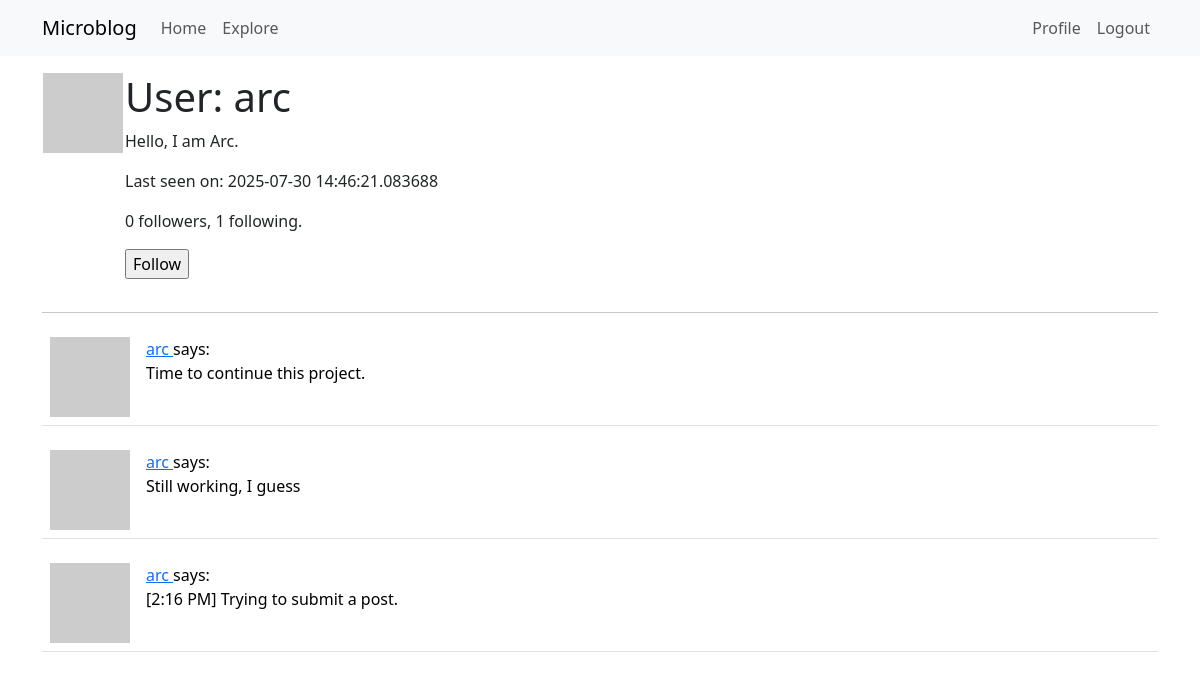
The app's page /user/arc (signed in) with its own data.
### app/models.py (models this page shows, shortened)
class User(UserMixin, db.Model):
    id: so.Mapped[int] = so.mapped_column(primary_key = True)
    username: so.Mapped[str] = so.mapped_column(sa.String(64), index=True, unique=True)
    email: so.Mapped[str] = so.mapped_column(sa.String(120), index=True, unique=True)
    password_hash: so.Mapped[Optional[str]] = so.mapped_column(sa.String(256))
    posts: so.WriteOnlyMapped['Post'] = so.relationship(back_populates='author')
    about_me: so.Mapped[Optional[str]] = so.mapped_column(sa.String(140))
    last_seen: so.Mapped[Optional[datetime]] = so.mapped_column(
        default=lambda: datetime.now(timezone.utc))
    def avatar(self, size):
        digest = md5(self.email.lower().encode('utf-8')).hexdigest()
        return f'https://www.gravatar.com/avatar/{digest}?d=identicon&s={size}'
    """
    Both relationships are defined with the so.WriteOnlyMapped type
    > secondary configures the association table that is used for this relationship, which I defined right above this class.
    > primaryjoin indicates the condition that links the entity to the association table. In the following relationship, the user has to match the follower_id attribute of the association table, so the condition reflects that.
    >  The followers.c.follower_id expression references the follower_id column of the association table. In the followers relationship, the roles are reversed, so the user must match the followed_id column.
    > secondaryjoin indicates the condition that links the association table to the user on the other side of the relationship. In the following relationship, the user has to match the followed_id column, and in the followers relationship, the user has to match the follower_id column.
    """
    following: so.WriteOnlyMapped['User'] = so.relationship(
        secondary=followers, primaryjoin=(followers.c.follower_id == id),
        secondaryjoin=(followers.c.followed_id == id),
        back_populates='followers')
    followers: so.WriteOnlyMapped['User'] = so.relationship(
        secondary=followers, primaryjoin=(followers.c.followed_id == id),
        secondaryjoin=(followers.c.follower_id == id),
        back_populates='following')
    """
    The is_following() method performs a query on the following relationship to see if a given user is already included in it. All write-only relationships have a select() method that constructs a query that returns all the elements in the relationship.

    The followers_count() and following_count() methods return the follower and following counts for the user. The sa.select() clause for these queries specify the sa.func.count() function from SQLAlchemy, to indicate that I want to get the result of a function.

    The select_from() clause is then added with the query that needs to be counted. Whenever a query is included as part of a larger query, SQLAlchemy requires the inner query to be converted to a sub-query by calling the subquery() method.
    """
    def is_following(self, user):
        query = self.following.select().where(followers.c.followed_id == user.id)
        return db.session.scalar(query) is not None
    def followers_count(self):
        query = sa.select(sa.func.count()).select_from(
            self.followers.select().subquery()
        )
        return db.session.scalar(query)
    def following_count(self):
        query = sa.select(sa.func.count()).select_from(
            self.following.select().subquery()
        )
        return db.session.scalar(query)
    """
    The select() portion of the query defines the entity that needs to be obtained, which in this case is posts. What I'm doing next is joining the entries in the posts table with the Post.author relationship.

    A join is a database operation that combines rows from two tables, according to a given criteria temporarily. When the join() clause is given a relationship as an argument, SQLAlchemy combines the rows from the left and right sides of the relationship.

    Effectively, what the join above does is create an extended table that provides access to posts, along with information about the author of each post.

    To be able to clearly tell SQLAlchemy how to join all these tables, I need to have a way to refer to users independently as authors and as followers. The so.aliased() calls are used to create two references to the User model that I can use in the query.
    """
    """
    The get_reset_password_token() function returns a JWT token as a string, which is generated directly by the jwt.encode() function.
    The verify_reset_password_token() is a static method, which means that it can be invoked directly from the class.
    """
    def get_reset_password_token(self, expires_in=600):
        return jwt.encode(
            {'reset_password': self.id, 'exp': time() + expires_in},
            app.config['SECRET_KEY'], algorithm='HS256')
    @staticmethod
    def verify_reset_password_token(token):
        try:
            id = jwt.decode(token, app.config['SECRET_KEY'], algorithms=['HS256'])['reset_password']
        except:
            return
        return db.session.get(User, id)

class Post(db.Model):
    id: so.Mapped[int] = so.mapped_column(primary_key=True)
    body: so.Mapped[str] = so.mapped_column(sa.String(140))
    timestamp: so.Mapped[datetime] = so.mapped_column(index=True, default=lambda: datetime.now(timezone.utc))
    user_id: so.Mapped[int] = so.mapped_column(sa.ForeignKey(User.id), index=True)
    author: so.Mapped[User] = so.relationship(back_populates='posts')

### app/routes.py (the view)
@app.route('/user/<username>')
@login_required
def user(username):
	user = db.first_or_404(sa.select(User).where(User.username == username))
	page = request.args.get('page', 1, type=int)
	query = user.posts.select().order_by(Post.timestamp.desc())
	posts = db.paginate(query, page=page,
			per_page=app.config['POSTS_PER_PAGE'],
			error_out=False)
	next_url = url_for('user', username=user.username, page=posts.next_num) \
		if posts.has_next else None
	prev_url = url_for('user', username=user.username, page=posts.prev_num) \
		if posts.has_prev else None
	form = EmptyForm()
	return render_template('user.html', user=user, posts=posts,
						next_url=next_url, prev_url=prev_url,
						form=form)

### app/forms.py
class EmptyForm(FlaskForm):
    submit = SubmitField('Submit')

### app/models.py (called while the page is built)
@login.user_loader
def load_user(id):
    return db.session.get(User, int(id))

### app/routes.py (called while the page is built)
@app.before_request # Executes before the view function
def before_request():
	if current_user.is_authenticated:
		current_user.last_seen = datetime.now(timezone.utc)
		db.session.commit()

### app/templates/user.html (shortened to what this page needs)
{% extends 'base.html' %}
{% block content %}
    <table>
        <tr valign='top'>
            <td><img src="{{ user.avatar(128) }}"></td>
            <td>
                <h1>User: {{ user.username }}</h1>
                {% if user.about_me%}<p> {{ user.about_me }}</p> {% endif %}
                {% if user.last_seen %}<p>Last seen on: {{ user.last_seen }}</p> {% endif %}
                <p> {{ user.followers_count() }} followers, {{ user.following_count() }} following.</p>
                {% if user == current_user %}
                    <p><a href="{{url_for('edit_profile') }}">Edit your profile</a></p>
                {% elif not current_user.is_following(user) %}
                <p>
                    <form action="{{ url_for('follow', username=user.username) }}" method="post">
                        {{ form.submit(value='Follow')}}
                    </form>
                </p>
                {% endif %}
            </td>
        </tr>
    </table>
    <hr>
    {% for post in posts %}
        {% include '_post.html' %}
    {% endfor %}
{% endblock %}

### app/templates/_post.html
<table class="table table-hover">
    <tr>
        <td width="70px">
            <a href="{{ url_for('user', username=post.author.username) }}">
                <img src="{{ post.author.avatar(36)}}">
            </a>
        </td>
        <td>
            <a href="{{ url_for('user', username=post.author.username) }}">
                {{ post.author.username }}
            </a>
            says:<br> {{ post.body }}
        </td>
    </tr>
</table>

### records on screen
User: username "arc", about_me "Hello, I am Arc.", last_seen "2025-07-30 14:46:21.083688"
Post: author.username "arc", body "Time to continue this project."
Post: author.username "arc", body "Still working, I guess"
Post: author.username "arc", body "[2:16 PM] Trying to submit a post."

### other values on screen
{{ user.followers_count() }} "0"
{{ user.following_count() }} "1"
